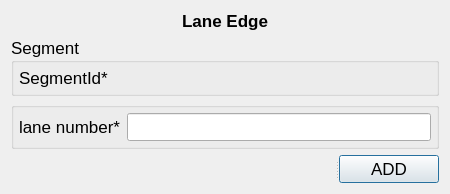
<?xml version="1.0" encoding="UTF-8"?>
<ui version="4.0">
 <class>LaneEdge</class>
 <widget class="QDialog" name="LaneEdge">
  <property name="enabled">
   <bool>true</bool>
  </property>
  <property name="geometry">
   <rect>
    <x>0</x>
    <y>0</y>
    <width>450</width>
    <height>194</height>
   </rect>
  </property>
  <property name="font">
   <font>
    <family>Tahoma</family>
    <pointsize>13</pointsize>
   </font>
  </property>
  <property name="contextMenuPolicy">
   <enum>Qt::DefaultContextMenu</enum>
  </property>
  <property name="windowTitle">
   <string notr="true">iSimGis Converter</string>
  </property>
  <property name="windowOpacity">
   <double>4.000000000000000</double>
  </property>
  <property name="toolTip">
   <string notr="true"/>
  </property>
  <property name="statusTip">
   <string notr="true"/>
  </property>
  <property name="sizeGripEnabled">
   <bool>false</bool>
  </property>
  <layout class="QGridLayout" name="gridLayout_3">
   <item row="0" column="0">
    <layout class="QVBoxLayout" name="verticalLayout">
     <item>
      <widget class="QLabel" name="titleLabel">
       <property name="font">
        <font>
         <pointsize>13</pointsize>
         <weight>75</weight>
         <bold>true</bold>
        </font>
       </property>
       <property name="text">
        <string>Lane Edge</string>
       </property>
       <property name="alignment">
        <set>Qt::AlignCenter</set>
       </property>
      </widget>
     </item>
     <item>
      <widget class="QGroupBox" name="SegmentGroupBox">
       <property name="title">
        <string>Segment</string>
       </property>
       <layout class="QGridLayout" name="gridLayout">
        <property name="leftMargin">
         <number>5</number>
        </property>
        <property name="topMargin">
         <number>5</number>
        </property>
        <property name="rightMargin">
         <number>5</number>
        </property>
        <property name="bottomMargin">
         <number>5</number>
        </property>
        <item row="0" column="0">
         <widget class="QLabel" name="segmentIdLabel">
          <property name="maximumSize">
           <size>
            <width>100</width>
            <height>100</height>
           </size>
          </property>
          <property name="text">
           <string>SegmentId*</string>
          </property>
         </widget>
        </item>
        <item row="0" column="1">
         <widget class="QLabel" name="segmentId">
          <property name="text">
           <string/>
          </property>
         </widget>
        </item>
       </layout>
      </widget>
     </item>
     <item>
      <widget class="QGroupBox" name="attributeGroup">
       <property name="title">
        <string/>
       </property>
       <layout class="QGridLayout" name="gridLayout_2">
        <property name="leftMargin">
         <number>5</number>
        </property>
        <property name="topMargin">
         <number>5</number>
        </property>
        <property name="rightMargin">
         <number>5</number>
        </property>
        <property name="bottomMargin">
         <number>5</number>
        </property>
        <item row="0" column="0">
         <widget class="QLabel" name="laneNumberLabel">
          <property name="text">
           <string>lane number*</string>
          </property>
         </widget>
        </item>
        <item row="0" column="1">
         <widget class="QLineEdit" name="laneNumber"/>
        </item>
       </layout>
      </widget>
     </item>
     <item>
      <widget class="QSplitter" name="splitter">
       <property name="orientation">
        <enum>Qt::Horizontal</enum>
       </property>
       <widget class="QLabel" name="errorMessage">
        <property name="font">
         <font>
          <italic>true</italic>
         </font>
        </property>
        <property name="styleSheet">
         <string notr="true">color: rgb(255, 20, 27)</string>
        </property>
        <property name="text">
         <string/>
        </property>
       </widget>
       <widget class="QPushButton" name="actionButton">
        <property name="maximumSize">
         <size>
          <width>100</width>
          <height>100</height>
         </size>
        </property>
        <property name="text">
         <string>ADD</string>
        </property>
       </widget>
      </widget>
     </item>
    </layout>
   </item>
  </layout>
 </widget>
 <resources/>
 <connections/>
</ui>
